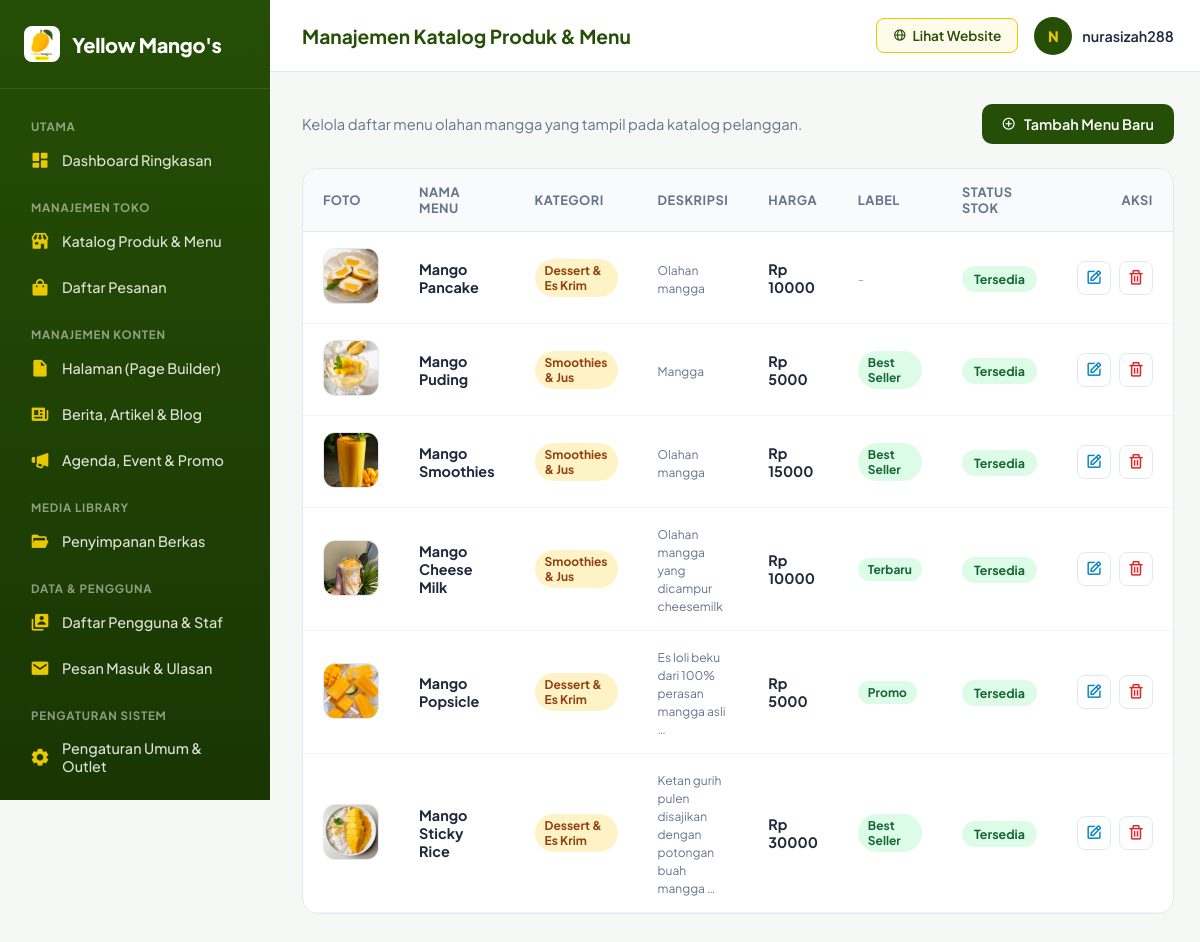
The app's page /dashboard/produk/ (signed in) with its own data.
### store/models.py (models this page shows, shortened)
class Product(models.Model):
    CATEGORY_CHOICES = [
        ('Smoothies & Jus', 'Smoothies & Jus'),
        ('Dessert & Es Krim', 'Dessert & Es Krim'),
        ('Lain-Lain', 'Lain-Lain'),
    ]
    BADGE_CHOICES = [
        ('NONE', 'Tanpa Badge'),
        ('BEST_SELLER', 'Best Seller'),
        ('NEW', 'Terbaru'),
        ('PROMO', 'Promo'),
    ]
    name = models.CharField(max_length=200)
    category = models.CharField(max_length=50, choices=CATEGORY_CHOICES, default='Lain-Lain')
    price = models.DecimalField(max_digits=10, decimal_places=2)
    description = models.TextField(blank=True, null=True)
    badge_primary = models.CharField(max_length=20, choices=BADGE_CHOICES, default='NONE')
    badge_secondary = models.CharField(max_length=20, choices=BADGE_CHOICES, default='NONE')
    image = models.ImageField(upload_to='products/', blank=True, null=True)
    image_url = models.URLField(blank=True, null=True)
    is_available = models.BooleanField(default=True)
    created_at = models.DateTimeField(auto_now_add=True)

### store/views.py (the view, shortened to what this page needs)
# urls.py: path('dashboard/produk/', views.admin_products, name='admin_products'),
@login_required(login_url='/custom-admin-login/')
def admin_products(request):
    products = Product.objects.all().order_by('-id')
    context = {
        'products': products,
        'badge_choices': Product.BADGE_CHOICES,
        'category_choices': Product.CATEGORY_CHOICES,
    }
    return render(request, 'store/admin_panel/products.html', context)

### store/context_processors.py (called while the page is built)
def cart_and_settings(request):
    cart = request.session.get('cart', {})
    cart_count = 0
    cart_total = 0
    if isinstance(cart, dict):
        for item in cart.values():
            if isinstance(item, dict):
                qty = int(item.get('quantity', 1))
                cart_count += qty
                cart_total += int(float(item.get('subtotal', item.get('price', 0) * qty)))
    try:
        site_setting = SiteSetting.objects.first()
    except Exception:
        site_setting = None
    return {
        'cart': cart,
        'cart_count': cart_count,
        'cart_total': cart_total,
        'site_setting': site_setting,
    }

### templates/store/admin_panel/products.html (shortened to what this page needs)
{% extends 'store/admin_panel/admin_base.html' %}
{% block page_title %}Manajemen Katalog Produk & Menu{% endblock %}
{% block content %}
<div class="top-action-bar">
    <p style="color: var(--text-muted); font-size: 0.92rem;">Kelola daftar menu olahan mangga yang tampil pada katalog pelanggan.</p>
    <button class="btn-primary-mango" onclick="openAddModal()">
        <i class='bx bx-plus-circle'></i> Tambah Menu Baru
    </button>
</div>
<div class="table-card">
    <table>
        <thead>
    <tr>
        <th>Foto</th>
        <th>Nama Menu</th>
        <th>Kategori</th>
        <th>Deskripsi</th>
        <th>Harga</th>
        <th>Label</th>
        <th>Status Stok</th>
        <th style="text-align: right;">Aksi</th>
    </tr>
</thead>
        <tbody>
            {% for item in products %}
            <tr>
                <td>
                    {% if item.image %}
                        <img src="{{ item.image.url }}" class="product-thumb" alt="{{ item.name }}">
                    {% elif item.image_url %}
                        <img src="{{ item.image_url }}" class="product-thumb" alt="{{ item.name }}">
                    {% else %}
                        <div class="product-thumb" style="display:flex;align-items:center;justify-content:center;color:#EAC800;font-size:1.5rem;">
                            <i class='bx bxs-drink'></i>
                        </div>
                    {% endif %}
                </td>
                <td>
                    <strong>{{ item.name }}</strong>
                </td>
                <td>
                    <span class="badge-tag">{{ item.get_category_display|default:item.category }}</span>
                </td>
                <td>
                    <small style="color: var(--text-muted);">{{ item.description|truncatewords:8|default:"-" }}</small>
                </td>
                <td><strong>Rp {{ item.price|floatformat:0 }}</strong></td>
                <td>
                    {% if item.badge_primary != 'NONE' %}
                        <span class="badge-tag" style="background:#DCFCE7; color:#166534;">{{ item.get_badge_primary_display }}</span>
                    {% else %}
                        <span style="color:#94A3B8;font-size:0.8rem;">-</span>
                    {% endif %}
                </td>
                <td>
                    {% if item.is_available %}
                        <span class="status-pill status-ready">Tersedia</span>
                    {% else %}
                        <span class="status-pill status-empty">Habis</span>
                    {% endif %}
                </td>
                <td>
                    <div class="action-btns">
                        <button class="btn-icon btn-edit" title="Edit Menu"
                            onclick="openEditModal('{{ item.id }}', '{{ item.name|escapejs }}', '{{ item.category|escapejs }}', '{{ item.price }}', '{{ item.description|escapejs }}', '{{ item.badge_primary }}', '{{ item.badge_secondary }}', '{{ item.image_url|default:''|escapejs }}', {{ item.is_available|yesno:'true,false' }})">
                            <i class='bx bx-edit'></i>
                        </button>
                        <form method="POST" onsubmit="return confirm('Yakin ingin menghapus menu {{ item.name }}?');" style="display:inline;">
                            <button type="submit" class="btn-icon btn-del" title="Hapus Menu">
                                <i class='bx bx-trash'></i>
                            </button>
                        </form>
                    </div>
                </td>
            </tr>
            {% empty %}
            <tr>
                <td colspan="8" style="text-align:center; padding: 40px; color: var(--text-muted);">
                    Belum ada produk menu yang ditambahkan. Klik tombol <strong>+ Tambah Menu Baru</strong> di kanan atas.
                </td>
            </tr>
            {% endfor %}
        </tbody>
    </table>
</div>
{% endblock %}

### templates/store/admin_panel/admin_base.html (shortened to what this page needs)
{% load static %}
<!DOCTYPE html>
<html lang="id">
<head>
    <link href='https://unpkg.com/boxicons@2.1.4/css/boxicons.min.css' rel='stylesheet'>
</head>
<body>
    <aside class="sidebar">
        <a href="{% url 'admin_dashboard' %}" class="sidebar-brand">
            <img src="{% static 'images/logo.png' %}" alt="Logo Yellow Mango's" style="width: 36px; height: 36px; object-fit: contain; border-radius: 8px;">
            <span>Yellow Mango's</span>
        </a>
        <div class="sidebar-menu">
    <div style="font-size: 0.72rem; text-transform: uppercase; letter-spacing: 0.8px; color: rgba(255,255,255,0.5); padding: 10px 15px 5px; font-weight: 700;">Utama</div>
    <a href="{% url 'admin_dashboard' %}" class="nav-item">
        <i class='bx bxs-dashboard'></i>
        <span>Dashboard Ringkasan</span>
    </a>
    <div style="font-size: 0.72rem; text-transform: uppercase; letter-spacing: 0.8px; color: rgba(255,255,255,0.5); padding: 15px 15px 5px; font-weight: 700;">Manajemen Toko</div>
    <a href="{% url 'admin_products' %}" class="nav-item">
        <i class='bx bxs-store'></i>
        <span>Katalog Produk & Menu</span>
    </a>
    <a href="{% url 'admin_orders' %}" class="nav-item">
        <i class='bx bxs-shopping-bag'></i>
        <span>Daftar Pesanan</span>
    </a>
    <div style="font-size: 0.72rem; text-transform: uppercase; letter-spacing: 0.8px; color: rgba(255,255,255,0.5); padding: 15px 15px 5px; font-weight: 700;">Manajemen Konten</div>
    <a href="{% url 'admin_pages' %}" class="nav-item">
        <i class='bx bxs-file-blank'></i>
        <span>Halaman (Page Builder)</span>
    </a>
    <a href="{% url 'admin_articles' %}" class="nav-item">
        <i class='bx bxs-news'></i>
        <span>Berita, Artikel & Blog</span>
    </a>
    <a href="{% url 'admin_announcements' %}" class="nav-item">
        <i class='bx bxs-megaphone'></i>
        <span>Agenda, Event & Promo</span>
    </a>
    <div style="font-size: 0.72rem; text-transform: uppercase; letter-spacing: 0.8px; color: rgba(255,255,255,0.5); padding: 15px 15px 5px; font-weight: 700;">Media Library</div>
    <a href="{% url 'admin_media' %}" class="nav-item">
        <i class='bx bxs-folder-open'></i>
        <span>Penyimpanan Berkas</span>
    </a>
    <div style="font-size: 0.72rem; text-transform: uppercase; letter-spacing: 0.8px; color: rgba(255,255,255,0.5); padding: 15px 15px 5px; font-weight: 700;">Data & Pengguna</div>
    <a href="{% url 'admin_users' %}" class="nav-item">
        <i class='bx bxs-user-account'></i>
        <span>Daftar Pengguna & Staf</span>
    </a>
    <a href="{% url 'admin_messages' %}" class="nav-item">
        <i class='bx bxs-envelope'></i>
        <span>Pesan Masuk & Ulasan</span>
    </a>
    <div style="font-size: 0.72rem; text-transform: uppercase; letter-spacing: 0.8px; color: rgba(255,255,255,0.5); padding: 15px 15px 5px; font-weight: 700;">Pengaturan Sistem</div>
    <a href="{% url 'admin_settings' %}" class="nav-item">
        <i class='bx bxs-cog'></i>
        <span>Pengaturan Umum & Outlet</span>
    </a>
    <a href="{% url 'admin_logs' %}" class="nav-item">
    </a>
</div>
    </aside>
    <div class="main-content">
        <header class="topbar">
            <div class="topbar-title">
                <h2>{% block page_title %}Dashboard Ringkasan{% endblock %}</h2>
            </div>
            <div class="topbar-actions">
                <a href="{% url 'index' %}" target="_blank" class="btn-site">
                    <i class='bx bx-globe'></i> Lihat Website
                </a>
                <div class="admin-profile">
                    <div class="avatar-circle">{{ request.user.username|slice:":1"|upper }}</div>
                    <span>{{ request.user.username }}</span>
                </div>
            </div>
        </header>
        <main class="content-body">
            {% block content %}{% endblock %}
        </main>
    </div>
</body>
</html>

### templates/store/admin_panel/admin_base.html (style rules this page uses)
:root { --moss-green: #254E06; --moss-dark: #193603; --mango-yellow: #EAC800; --mango-soft: #FFFBEB; --bg-main: #F6F8F5; --text-dark: #1E293B; --text-muted: #64748B; --white: #FFFFFF; --border-color: #E2E8F0; }
* { box-sizing: border-box; margin: 0; padding: 0; font-family: 'Plus Jakarta Sans', sans-serif; }
body { background-color: var(--bg-main); color: var(--text-dark); display: flex; min-height: 100vh; }
.sidebar { width: 270px; background: linear-gradient(180deg, var(--moss-green) 0%, var(--moss-dark) 100%); color: var(--white); display: flex; flex-direction: column; position: fixed; height: 100vh; overflow-y: auto; z-index: 100; }
.sidebar-brand { padding: 26px 24px; display: flex; align-items: center; gap: 12px; border-bottom: 1px solid rgba(255, 255, 255, 0.1); text-decoration: none; color: var(--white); }
.sidebar-brand span { font-size: 1.25rem; font-weight: 800; letter-spacing: -0.3px; }
.sidebar-menu { padding: 20px 16px; flex: 1; }
.nav-item { display: flex; align-items: center; gap: 12px; padding: 11px 14px; color: rgba(255, 255, 255, 0.85); text-decoration: none; border-radius: 10px; font-size: 0.9rem; font-weight: 500; margin-bottom: 4px; transition: all 0.2s ease; }
.nav-item i { font-size: 1.25rem; color: var(--mango-yellow); }
.main-content { margin-left: 270px; flex: 1; display: flex; flex-direction: column; }
.topbar { background-color: var(--white); height: 72px; padding: 0 32px; display: flex; align-items: center; justify-content: space-between; border-bottom: 1px solid var(--border-color); position: sticky; top: 0; z-index: 50; }
.topbar-title h2 { font-size: 1.2rem; font-weight: 700; color: var(--moss-green); }
.topbar-actions { display: flex; align-items: center; gap: 16px; }
.btn-site { padding: 8px 16px; border-radius: 8px; background-color: var(--mango-soft); color: var(--moss-green); font-size: 0.85rem; font-weight: 600; text-decoration: none; border: 1px solid var(--mango-yellow); display: inline-flex; align-items: center; gap: 6px; }
.admin-profile { display: flex; align-items: center; gap: 10px; font-size: 0.9rem; font-weight: 600; }
.avatar-circle { width: 38px; height: 38px; border-radius: 50%; background-color: var(--moss-green); color: var(--mango-yellow); display: flex; align-items: center; justify-content: center; font-weight: 800; }
.content-body { padding: 32px; }

### templates/store/admin_panel/products.html (style rules this page uses)
.top-action-bar { display: flex; justify-content: space-between; align-items: center; margin-bottom: 24px; }
.btn-primary-mango { background-color: var(--moss-green); color: var(--white); border: none; padding: 11px 20px; border-radius: 10px; font-weight: 600; font-size: 0.9rem; cursor: pointer; display: inline-flex; align-items: center; gap: 8px; transition: 0.2s; }
.table-card { background: var(--white); border-radius: 16px; border: 1px solid var(--border-color); overflow: hidden; }
table { width: 100%; border-collapse: collapse; }
th { background-color: #F8FAFC; text-align: left; padding: 15px 20px; font-size: 0.8rem; text-transform: uppercase; letter-spacing: 0.5px; color: var(--text-muted); border-bottom: 1px solid var(--border-color); }
td { padding: 16px 20px; border-bottom: 1px solid #F1F5F9; font-size: 0.9rem; vertical-align: middle; }
.product-thumb { width: 56px; height: 56px; border-radius: 12px; object-fit: cover; background-color: #FFFBEB; border: 1px solid var(--border-color); }
.badge-tag { display: inline-block; padding: 4px 10px; border-radius: 20px; font-size: 0.75rem; font-weight: 700; background-color: #FEF3C7; color: #92400E; }
.status-pill { padding: 5px 12px; border-radius: 20px; font-size: 0.78rem; font-weight: 700; }
.status-ready { background: #DCFCE7; color: #166534; }
.action-btns { display: flex; gap: 8px; }
.btn-icon { width: 34px; height: 34px; border-radius: 8px; border: 1px solid var(--border-color); background: var(--white); cursor: pointer; display: flex; align-items: center; justify-content: center; font-size: 1.1rem; transition: 0.2s; }
.btn-edit { color: #0284C7; }
.btn-del { color: #DC2626; }

### records on screen
Product: image (picture), name "Mango Pancake", category "Dessert & Es Krim", description "Olahan mangga", price "10000", is_available "Tersedia"
Product: image (picture), name "Mango Puding", category "Smoothies & Jus", description "Mangga", price "5000", badge_primary "Best Seller", is_available "Tersedia"
Product: image (picture), name "Mango Smoothies", category "Smoothies & Jus", description "Olahan mangga", price "15000", badge_primary "Best Seller", is_available "Tersedia"
Product: image (picture), name "Mango Cheese Milk", category "Smoothies & Jus", description "Olahan mangga yang dicampur cheesemilk", price "10000", badge_primary "Terbaru", is_available "Tersedia"
Product: image (picture), name "Mango Popsicle", category "Dessert & Es Krim", description "Es loli beku dari 100% perasan mangga asli …", price "5000", badge_primary "Promo", is_available "Tersedia"
Product: image (picture), name "Mango Sticky Rice", category "Dessert & Es Krim", description "Ketan gurih pulen disajikan dengan potongan buah mangga …", price "30000", badge_primary "Best Seller", is_available "Tersedia"

### other values on screen
{{ request.user.username|slice:":1"|upper }} "N"
{{ request.user.username }} "nurasizah288"
